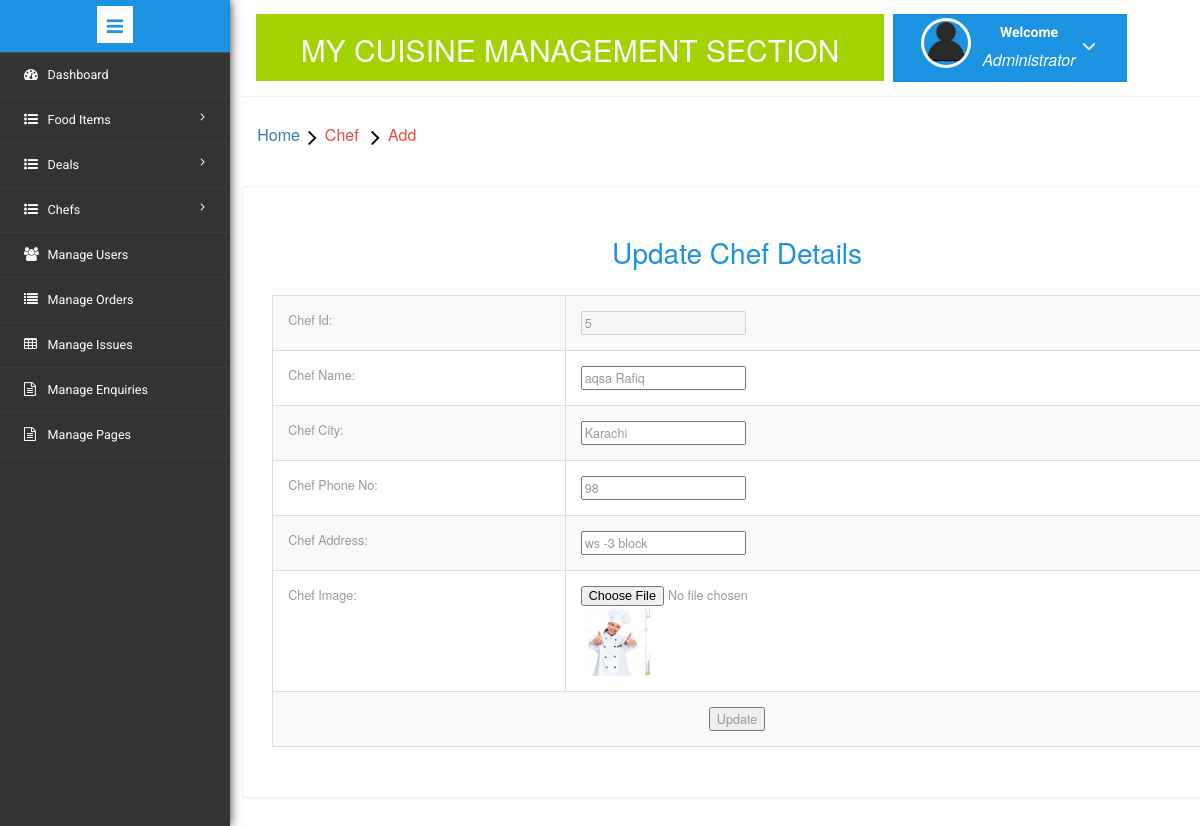
Page /admin/edit_chef.php?chef_id=5 (signed in) on the committed database.
### tables this page shows
CREATE TABLE `chef` (
  `chef_id` int(11) NOT NULL,
  `chef_name` varchar(25) NOT NULL,
  `chef_image` text NOT NULL,
  `chef_contact` bigint(15) NOT NULL,
  `chef_city` text NOT NULL,
  `chef_address` varchar(25) NOT NULL
);

### admin/edit_chef.php (the view, shortened to what this page needs)
<?php
include('includes/db.php');
if(strlen($_SESSION["email"])==0)
	{
header('location:index.php');
}
else{
?>
<!DOCTYPE HTML>
<html>
<head>
<link href="css/bootstrap.min.css" rel='stylesheet' type='text/css' />
<link href="css/style.css" rel='stylesheet' type='text/css' />
<link rel="stylesheet" href="css/morris.css" type="text/css"/>
<link href="css/font-awesome.css" rel="stylesheet">
<link rel="stylesheet" href="css/icon-font.min.css" type='text/css' />
<link rel="stylesheet" href="https://maxcdn.bootstrapcdn.com/bootstrap/3.3.7/css/bootstrap.min.css">
</head>
<body>
   <div class="page-container">
<div class="left-content">
	   <div class="mother-grid-inner">
<?php include('includes/header.php');?>
				</div>
	<ol class="breadcrumb">
                <li class="breadcrumb-item"><a href="dashboard.php">Home</a><i class="fa fa-angle-right"></i>Chef <i class="fa fa-angle-right"></i>Add</li>
            </ol>
 	<div class="grid-form">
  <div class="grid-form1">
  <div class="panel-body">
  	<?php
    if(isset($_GET['chef_id'])){
	$chef_id=$_GET['chef_id'];
	$query2 ="select * from chef where chef_id='$chef_id'";
	$run2=mysqli_query($con,$query2);
	$row=mysqli_fetch_array($run2);
		$name     =$row['chef_name'];
		$city     =$row['chef_city'];
		$contact  =$row['chef_contact'];
		$address  =$row['chef_address'];
		$img  =$row['chef_image'];
}
?>
	<center>
<form action="" method="post" enctype="multipart/form-data">
	<center><h2>Update Chef Details</h2> </center>
	<table class="table table-striped table-hover table-bordered" align="center">
		<tr>
			<td>Chef Id: &nbsp;</td>
			<td><input type="text" name="c_id"  disabled value="<?php echo $chef_id;?>"></td>
		</tr>
		<tr>
			<td>Chef Name:&nbsp;</td>
			<td><input type="text" name="c_name" value="<?php echo $name;?>"></td>
		</tr>
		<tr>
			<td>Chef City:&nbsp;</td>
			<td><input type="text" name="c_city" value="<?php echo $city;?>"></td>
		</tr>
		<tr>
			<td>Chef Phone No:&nbsp;</td>
			<td><input type="text" name="c_contact" value="<?php echo $contact;?>"></td>
		</tr>
		<tr>
			<td>Chef Address:&nbsp;</td>
			<td><input type="text" name="c_address" value="<?php echo $address;?>"></td>
		</tr>
		<tr>
			<td>Chef Image:&nbsp;</td>
			<td><input type="file" name="c_image" size="80"><img src="chef_images/<?php echo $img;?>" width="70" height="70"</td>
		</tr>
		<tr>
			<td align="center" colspan="5"><input type="submit" name="update" value="Update"></td>
		</tr>
	</table>
</form>
</center>
</div>
</div>
</div>
</div>
</div>
		                      <?php include('includes/sidebarmenu.php');?>
</body>
</html>
<?php } ?>

### rows in the picture
chef: c_name "aqsa Rafiq", c_city "Karachi", c_contact "98", c_address "ws -3 block", chef_image (picture)
